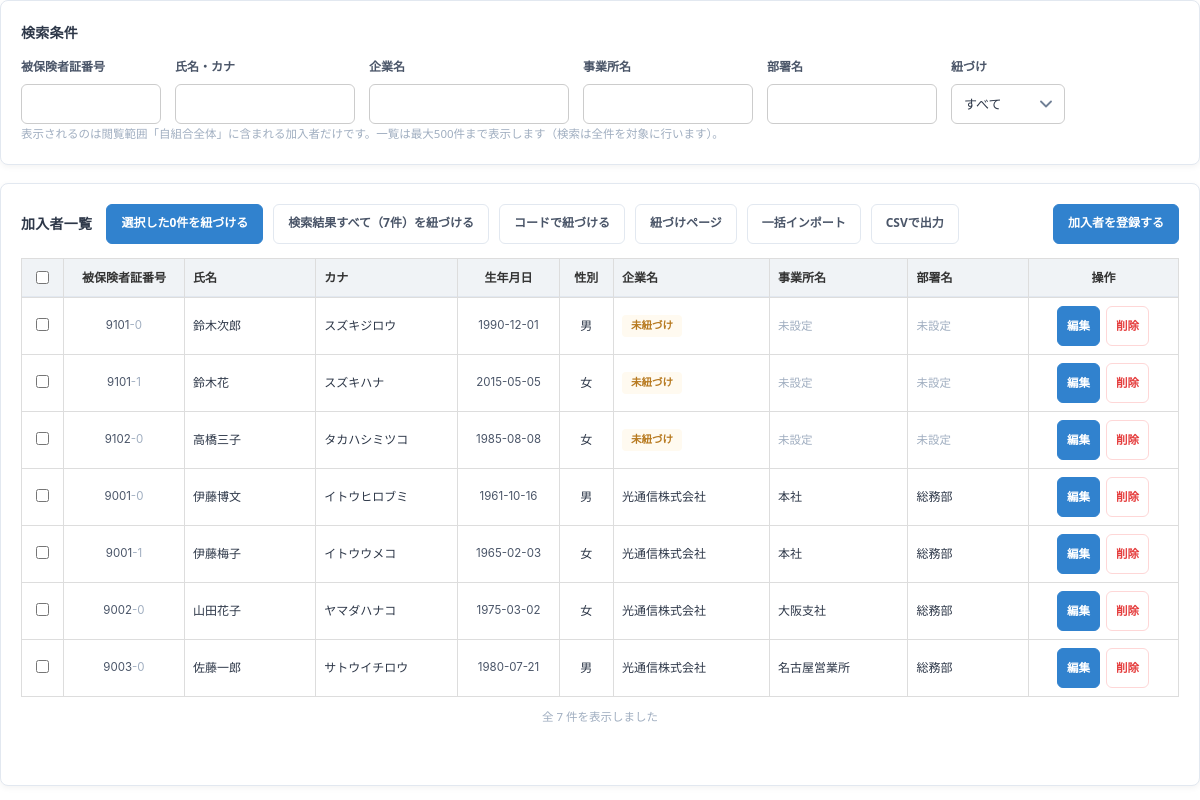
/members (signed in), run on the app's committed database.
### tables this page shows
CREATE TABLE member (
  id           INTEGER PRIMARY KEY AUTOINCREMENT,
  kenpo_id     INTEGER NOT NULL REFERENCES kenpo(id),
  company_id   INTEGER REFERENCES company(id),  -- あとから紐づける運用のため任意
  office_id    INTEGER REFERENCES office(id),   -- 所属コードが空の場合は未設定
  dept_id      INTEGER REFERENCES department(id),  -- 部署（事業所の下）。任意
  member_no    TEXT NOT NULL,                  -- 被保険者証番号
  cert_mark    TEXT,                            -- 被保険者証記号
  cert_branch  TEXT,                            -- 被保険者証枝番
  attr         TEXT,                            -- 被保険者属性名
  relation     TEXT,                            -- 続柄名称
  name         TEXT NOT NULL,                   -- 対象者氏名（漢字）
  kana         TEXT,                            -- 対象者氏名（カナ）
  sex          TEXT,
  birth        TEXT,
  qualified_at TEXT,                            -- 資格取得日（家族認定日）
  lost_at      TEXT,                            -- 資格喪失日（家族削除日）
  zip          TEXT,
  address      TEXT,
  address2     TEXT,                            -- 住所（建物名）
  tel          TEXT,
  email        TEXT,
  delivery_code TEXT,                           -- 配付先コード
  employee_code TEXT,                           -- 社員コード
  connect_id   TEXT,
  personal_id  TEXT,                            -- 個人ID
  subscriber_id TEXT,                           -- 加入者ID
  src_company_code TEXT,                        -- 取込時の事業所（企業）コード
  src_office_code  TEXT,                        -- 取込時の所属コード
  created_at   TEXT NOT NULL DEFAULT (datetime('now','localtime')),
  updated_at   TEXT, night_work INTEGER NOT NULL DEFAULT 0,
  -- 本人と家族は同じ被保険者証番号で枝番が異なるため、枝番まで含めて一意にする
  UNIQUE (kenpo_id, cert_mark, member_no, cert_branch)
);

CREATE TABLE company (
  id         INTEGER PRIMARY KEY AUTOINCREMENT,
  kenpo_id   INTEGER NOT NULL REFERENCES kenpo(id),
  ext_code   TEXT,                    -- 事業所（企業）コード（健保が管理する番号）。取込の照合キー
  code       TEXT NOT NULL,           -- 当社内部コード。健保名＋企業名から自動生成
  name       TEXT NOT NULL,
  kana       TEXT,
  cert_mark  TEXT,                    -- 被保険者証記号
  zip        TEXT,                    -- 郵便番号
  tel        TEXT,
  address    TEXT,
  email      TEXT,                    -- 担当メールアドレス
  created_at TEXT NOT NULL DEFAULT (datetime('now','localtime')),
  updated_at TEXT,
  UNIQUE (kenpo_id, code),
  UNIQUE (kenpo_id, ext_code),
  UNIQUE (kenpo_id, name)
);

CREATE TABLE office (
  id         INTEGER PRIMARY KEY AUTOINCREMENT,
  company_id INTEGER NOT NULL REFERENCES company(id),
  ext_code   TEXT,                    -- 所属コード（企業が管理する番号）。取込の照合キー
  code       TEXT NOT NULL,           -- 当社内部コード。登録順に自動発番
  name       TEXT NOT NULL,           -- 事業所名
  kana       TEXT,                    -- 部署名（フリガナ）
  zip        TEXT,                    -- 郵便番号
  tel        TEXT,
  address    TEXT,
  created_at TEXT NOT NULL DEFAULT (datetime('now','localtime')),
  updated_at TEXT,
  UNIQUE (company_id, code),
  UNIQUE (company_id, ext_code),
  UNIQUE (company_id, name)
);

CREATE TABLE department (
  id         INTEGER PRIMARY KEY AUTOINCREMENT,
  office_id  INTEGER NOT NULL REFERENCES office(id),
  ext_code   TEXT,                    -- 部署コード（企業が管理する番号）
  code       TEXT NOT NULL,           -- 当社内部コード。登録順に自動発番
  name       TEXT NOT NULL,
  kana       TEXT,
  created_at TEXT NOT NULL DEFAULT (datetime('now','localtime')),
  updated_at TEXT,
  UNIQUE (office_id, code),
  UNIQUE (office_id, ext_code),
  UNIQUE (office_id, name)
);

### app.py (the view)
@app.route("/members")
@login_required
def members():
    db, acc = get_db(), current_account()
    done = request.args.get("done", type=int)
    if done is not None:
        if done > 0:
            flash(f"紐づけを完了しました。このページで {done} 件を紐づけました。", "ok")
        else:
            flash("紐づけ作業を終了しました。紐づけた加入者はありません。", "ok")
    rows, total, f = _members_page(acc, 0, PAGE_ROWS)
    kenpos = db.execute("SELECT * FROM kenpo ORDER BY code").fetchall()
    return render_template("members.html", rows=rows, total=total, f=f, kenpos=kenpos,
                           comps=scoped_companies(acc), offs=scoped_offices(acc),
                           depts=scoped_departments(acc))

### app.py (called while the page is built, shortened)
def get_db():
    if "db" not in g:
        g.db = sqlite3.connect(DB_PATH)
        g.db.row_factory = sqlite3.Row
        g.db.execute("PRAGMA foreign_keys = ON")
    return g.db

def real_account():
    aid = session.get("account_id")
    if not aid:
        return None
    if "real_acc" not in g:
        g.real_acc = get_db().execute(
            "SELECT * FROM account WHERE id=? AND status='active'", (aid,)).fetchone()
    return g.real_acc

def support_kenpo():
    kid = session.get("support_kenpo_id")
    if not kid:
        return None

def current_account():
    me = real_account()
    if not me:
        return None
    if "acc" not in g:
        kenpo = support_kenpo()
        if kenpo:
            acc = dict(me)
            acc.update(role="kenpo_user", view_scope="kenpo_all", kenpo_id=kenpo["id"],
                       company_id=None, is_primary=0, can_download=me["can_download"],
                       name=f"{me['name']}（サポート）", support=True,
                       support_kenpo=kenpo["name"])
            g.acc = acc
        else:
            g.acc = me
    return g.acc

def sub_role(acc):
    if not acc:
        return ""
    try:
        v = acc["sub_role"]
    except (KeyError, IndexError):
        return ""
    return (v or "") if v in SUB_ROLE_LABELS else ""

def is_doctor(acc=None):
    return sub_role(acc if acc is not None else current_account()) == "doctor"

def role_key(acc=None):
    acc = acc if acc is not None else current_account()
    if not acc:
        return ""
    s = sub_role(acc)
    return acc["role"] + ("/" + s if s else "")

def feature_overrides():
    if "features" not in g:
        try:
            g.features = {(r["role_key"], r["feature"]): bool(r["allowed"])
                          for r in get_db().execute(
                              "SELECT role_key, feature, allowed FROM role_feature")}
        except sqlite3.Error:
            g.features = {}
    return g.features

def feature_allowed(key, acc=None):
    acc = acc if acc is not None else current_account()
    if not acc:
        return False
    rk = role_key(acc)
    if key in FIXED_FEATURES:
        return rk == FIXED_FEATURE_ROLE
    if rk == ALL_FEATURE_ROLE:
        return True
    ov = feature_overrides().get((rk, key))
    if ov is not None:
        return ov
    return key in FEATURE_DEFAULTS.get(rk, set())

@app.before_request
def ip_allowlist():
    if not ALLOW_IPS or request.endpoint == "static":
        return None

### templates/members.html (shortened to what this page needs)
{% set FIXED_HEIGHT = true %}
{% extends LAYOUT %}
{% from "_import_modal.html" import import_modal, import_script %}
{% from "_listsearch.html" import search_card, search_script, rows_script %}
{% block body %}
{{ search_card([('no', '被保険者証番号', '140px'), ('name', '氏名・カナ', '180px'),
                ('cname', '企業名', '200px'), ('oname', '事業所名', '170px'),
                ('dname', '部署名', '170px')], f,
   selects=[('link', '紐づけ', ['すべて', '紐づけ済み', '未紐づけ'])],
   note='表示されるのは閲覧範囲「' ~ SCOPE_LABELS[acc.view_scope] ~
        '」に含まれる加入者だけです。一覧は最大500件まで表示します（検索は全件を対象に行います）。') }}
<div class="block list-card">
  <div class="blk-head">
    <div class="blk-head-left">
      <h2>加入者一覧</h2>
      <div class="actions">
        {% if CAN_MASTER %}
        <button type="button" class="btn-sm primary" id="mk-open" onclick="mkOpen()" disabled
                title="選択した加入者に企業・事業所・部署を設定します">
          選択した<span id="mk-n">0</span>件を紐づける</button>
        <button type="button" class="btn-sm" id="mk-open-all" onclick="mkOpen(true)"
                title="いま絞り込んでいる条件に一致する全件を紐づけます">
          検索結果すべて（{{ '{:,}'.format(total) }}件）を紐づける</button>
        <a class="btn-sm" href="{{ url_for('members_link_auto') }}" style="text-decoration:none"
           title="取込した加入者情報のコードで、まとめて紐づけます">コードで紐づける</a>
        <a class="btn-sm" href="{{ url_for('members_link_page') }}" style="text-decoration:none"
           title="紐づけ先を選んでから、ドラッグで紐づける専用ページを開きます">紐づけページ</a>
        {% endif %}
        {% if CAN_MASTER %}
        <button type="button" class="btn-sm" onclick="openImport('imp-member')">一括インポート</button>
        {% endif %}
        <a class="btn-sm" href="{{ url_for('members_export') }}" style="text-decoration:none">CSVで出力</a>
      </div>
    </div>
    <div class="actions">
      {% if CAN_MASTER %}
      <a class="btn-sm primary" href="{{ url_for('member_new') }}" style="text-decoration:none">加入者を登録する</a>
      {% endif %}
    </div>
  </div>
  {% if rows %}
  <div class="table-scroll paged grow" data-rows-url="{{ url_for('members_rows') }}"
       data-loaded="{{ rows|length }}" data-total="{{ total }}">
  <table class="result-table" style="table-layout:auto">
    <thead><tr>
      <th style="width:44px">{% if CAN_MASTER %}<input type="checkbox" id="mk-all"
            title="表示中をすべて選択" onchange="mkAll(this.checked)">{% endif %}</th>
      <th style="width:130px">被保険者証番号</th>
      <th class="tl" style="width:160px">氏名</th>
      <th class="tl" style="width:160px">カナ</th>
      <th style="width:110px">生年月日</th>
      <th style="width:60px">性別</th>
      <th class="tl" style="width:180px">企業名</th>
      <th class="tl" style="width:160px">事業所名</th>
      <th class="tl" style="width:150px">部署名</th>
      <th class="ops">操作</th>
    </tr></thead>
    <tbody>
    {% include "_rows_members.html" %}
    </tbody>
  </table>
  </div>
  {% else %}<div class="empty-box">
    {% if f.no or f.name or f.cname or f.oname %}条件に一致する加入者がありません。
    {% else %}加入者がまだ登録されていません。{% endif %}
  </div>{% endif %}
</div>
{% endblock %}

### templates/_rows_members.html (shortened to what this page needs)
{% for r in rows %}
<tr class="ls-row" data-no="{{ r.member_no }}" data-name="{{ r.name }}"
    data-cname="{{ r.company_name or '' }}" data-oname="{{ r.office_name or '' }}"
    data-dname="{{ r.dept_name or '' }}">
  <td>{% if CAN_MASTER %}<input type="checkbox" class="mk-chk" value="{{ r.id }}"
             aria-label="{{ r.member_no }} {{ r.name }} を選択">{% endif %}</td>
  <td class="code">{{ r.member_no }}{% if r.cert_branch %}<span class="hint">-{{ r.cert_branch }}</span>{% endif %}</td>
  <td class="tl"><span class="ellip w150" title="{{ r.name }}">{{ r.name }}</span></td>
  <td class="tl"><span class="ellip w150" title="{{ r.kana or '' }}">{{ r.kana or '' }}</span></td>
  <td class="code">{{ r.birth or '' }}</td>
  <td>{{ r.sex or '' }}</td>
  <td class="tl">{% if r.company_name %}
    <span class="ellip w190" title="{{ r.company_name }}（{{ r.company_code }}）">{{ r.company_name }}</span>
    {% else %}<span class="st st-invited">未紐づけ</span>{% endif %}</td>
  <td class="tl">{% if r.office_name %}
    <span class="ellip w150" title="{{ r.office_name }}（{{ r.office_code }}）">{{ r.office_name }}</span>
    {% else %}<span class="hint">未設定</span>{% endif %}</td>
  <td class="tl">{% if r.dept_name %}
    <span class="ellip w150" title="{{ r.dept_name }}（{{ r.dept_code }}）">{{ r.dept_name }}</span>
    {% else %}<span class="hint">未設定</span>{% endif %}</td>
  <td class="ops">
    {% if CAN_MASTER %}
    <a class="btn-sm primary" href="{{ url_for('member_edit', mid=r.id) }}" style="text-decoration:none">編集</a>
    <form method="post" action="{{ url_for('member_delete', mid=r.id) }}" style="display:inline"
          onsubmit="return confirm('被保険者証番号 {{ r.member_no }}（{{ r.name }}）を削除します。よろしいですか？')">
      <button class="btn-sm" style="color:var(--error);border-color:#fed7d7">削除</button></form>
    {% else %}<span class="hint">閲覧のみ</span>{% endif %}
  </td>
</tr>
{% endfor %}

### static/app.css (style rules this page uses)
:root { --primary:#1a365d; --accent:#3182ce; --bg-light:#f4f7f9; --border:#e2e8f0; --text-main:#2d3748; --gray-label:#718096; --success:#38a169; --error:#e53e3e; }
.st { display:inline-block;padding:2px 9px;border-radius:4px;font-size:10.5px;font-weight:700;white-space:nowrap }
.st-invited { background:#fffaf0;color:#b7791f }
.result-table td.tl,.result-table th.tl { text-align:left }
.result-table td.code,.result-table td.ts { font-family:'Inter',Consolas,monospace;color:#4a5568;font-size:11.5px }
.hint { font-size:11.5px;color:#a0aec0;line-height:1.7 }
.actions { display:flex;gap:10px;align-items:center;flex-wrap:wrap }
.blk-head { display:flex;justify-content:space-between;align-items:center;gap:12px;flex-wrap:wrap; margin:0 0 14px }
.blk-head h2 { margin:0;display:flex;align-items:baseline;gap:10px }
body.theme-kenpo { --primary:#1a365d;--accent:#3182ce;--bg-light:#f4f7f9 }
html,body,.frag { font-family:"Zen Kaku Gothic New","Noto Sans JP","Hiragino Sans", "Hiragino Kaku Gothic ProN","Yu Gothic UI","Yu Gothic",Meiryo,system-ui,sans-serif }
.frag * { box-sizing:border-box }
.frag h2 { font-size:14px;font-weight:700;color:var(--text-main);margin:0 0 12px;letter-spacing:.02em }
.block { background:#fff;border-radius:8px;padding:20px;border:1px solid var(--border); box-shadow:0 2px 6px rgba(0,0,0,.05);margin-bottom:18px }
.result-table { width:100%;border-collapse:collapse;background:#fff;font-size:12px;table-layout:fixed }
.result-table th,.result-table td { border:1px solid #ddd;padding:9px 8px;text-align:center; vertical-align:middle;white-space:nowrap;overflow:hidden;text-overflow:ellipsis }
.result-table th { background:#f0f0f0;color:#333;font-weight:700 }
.table-scroll { overflow-x:auto }
button,.btn-primary,.btn-submit,.btn-sm,.btn-back { font-family:inherit;cursor:pointer; line-height:1.4 }
.btn-sm { display:inline-flex;align-items:center;justify-content:center;padding:0 14px;border-radius:6px; background:#fff;border:1px solid var(--border);color:#4a5568;font-size:12px;font-weight:600; height:40px;min-height:40px }
.result-table .btn-sm { height:40px;min-height:40px;padding:0 12px }
.btn-sm.primary { background:var(--accent);color:#fff;border-color:var(--accent) }
.ellip { display:inline-block;max-width:230px;overflow:hidden;text-overflow:ellipsis; white-space:nowrap;vertical-align:middle }
.ellip.w150 { max-width:150px }
.result-table th.ops,.result-table td.ops { width:150px;min-width:150px;max-width:150px; white-space:nowrap;text-align:center;overflow:visible }
.result-table td.ops > * { margin:1px 2px }
.ellip.w190 { max-width:190px }
.blk-head-left { display:flex;align-items:center;gap:14px;flex-wrap:wrap;min-width:0 }
.blk-head-left h2 { margin:0 }
.blk-head-left .actions { margin:0 }
.table-scroll.paged { max-height:620px;overflow-y:auto;overflow-x:auto }
.table-scroll.paged thead th { position:sticky;top:0;z-index:3;background:#f0f3f6; box-shadow:inset 0 -1px 0 var(--border) }
body.fixed-h { height:100vh;overflow:hidden }
body.fixed-h .frag > .list-card { display:flex;flex-direction:column;flex:1; min-height:160px;margin-bottom:0 }
body.fixed-h .list-card .table-scroll.paged { flex:1;max-height:none;min-height:80px }
.btn-primary, .btn-submit, .btn-sm, .btn-back, .result-table .btn-sm, .search-row .btn-sm, .search-row .btn-primary, .search-row .btn-back, .modal-foot button, .modal-foot a.btn-back, .blk-head button, .blk-head a.btn-sm, .actions button, .actions a.btn-back, .link-foot button, .link-foot a.btn-back, .ops .btn-sm, .ops button { height:40px; min-height:40px; padding-top:0; padding-bottom:0; box-sizing:border-box; }
.result-table td.ops { padding-top:6px;padding-bottom:6px;white-space:nowrap }
.result-table td.ops form { display:inline-block;margin:0 }
.result-table td.ops { white-space:normal;padding:6px 6px }
.result-table td.ops .btn-sm, .result-table td.ops form { margin:2px 1px }
.result-table td.ops .btn-sm { padding:0 9px;font-size:11.5px }
.result-table thead th { line-height:1.35 }
input::placeholder, textarea::placeholder, .search-group input::placeholder, .fld input::placeholder, .fld textarea::placeholder { color: #a0aec0; opacity: 1; font-size: inherit; font-weight: 400; font-style: normal; letter-spacing: normal; }

### templates/frag_base.html (style rules this page uses)
body { margin:0;background:transparent }

### data on the page
member: member_no "9101", cert_branch "0", name "鈴木次郎", kana "スズキジロウ", birth "1990-12-01", sex "男", shows "未紐づけ", shows "未設定"
member: member_no "9101", cert_branch "1", name "鈴木花", kana "スズキハナ", birth "2015-05-05", sex "女", shows "未紐づけ", shows "未設定"
member: member_no "9102", cert_branch "0", name "高橋三子", kana "タカハシミツコ", birth "1985-08-08", sex "女", shows "未紐づけ", shows "未設定"
member: member_no "9001", cert_branch "0", name "伊藤博文", kana "イトウヒロブミ", birth "1961-10-16", sex "男", company_name "光通信株式会社", office_name "本社", dept_name "総務部"
member: member_no "9001", cert_branch "1", name "伊藤梅子", kana "イトウウメコ", birth "1965-02-03", sex "女", company_name "光通信株式会社", office_name "本社", dept_name "総務部"
member: member_no "9002", cert_branch "0", name "山田花子", kana "ヤマダハナコ", birth "1975-03-02", sex "女", company_name "光通信株式会社", office_name "大阪支社", dept_name "総務部"
member: member_no "9003", cert_branch "0", name "佐藤一郎", kana "サトウイチロウ", birth "1980-07-21", sex "男", company_name "光通信株式会社", office_name "名古屋営業所", dept_name "総務部"

### other printed values
{{ label }} "被保険者証番号" "氏名・カナ" "企業名" "事業所名" "部署名"
{{ label }} "紐づけ"
{{ note }} "表示されるのは閲覧範囲「自組合全体」に含まれる加入者だけです。一覧は最大500件まで表示します（検索は全件を対象に行います）。"
{{ '{:,}'.format(total) }} "7"
form field link "すべて"
